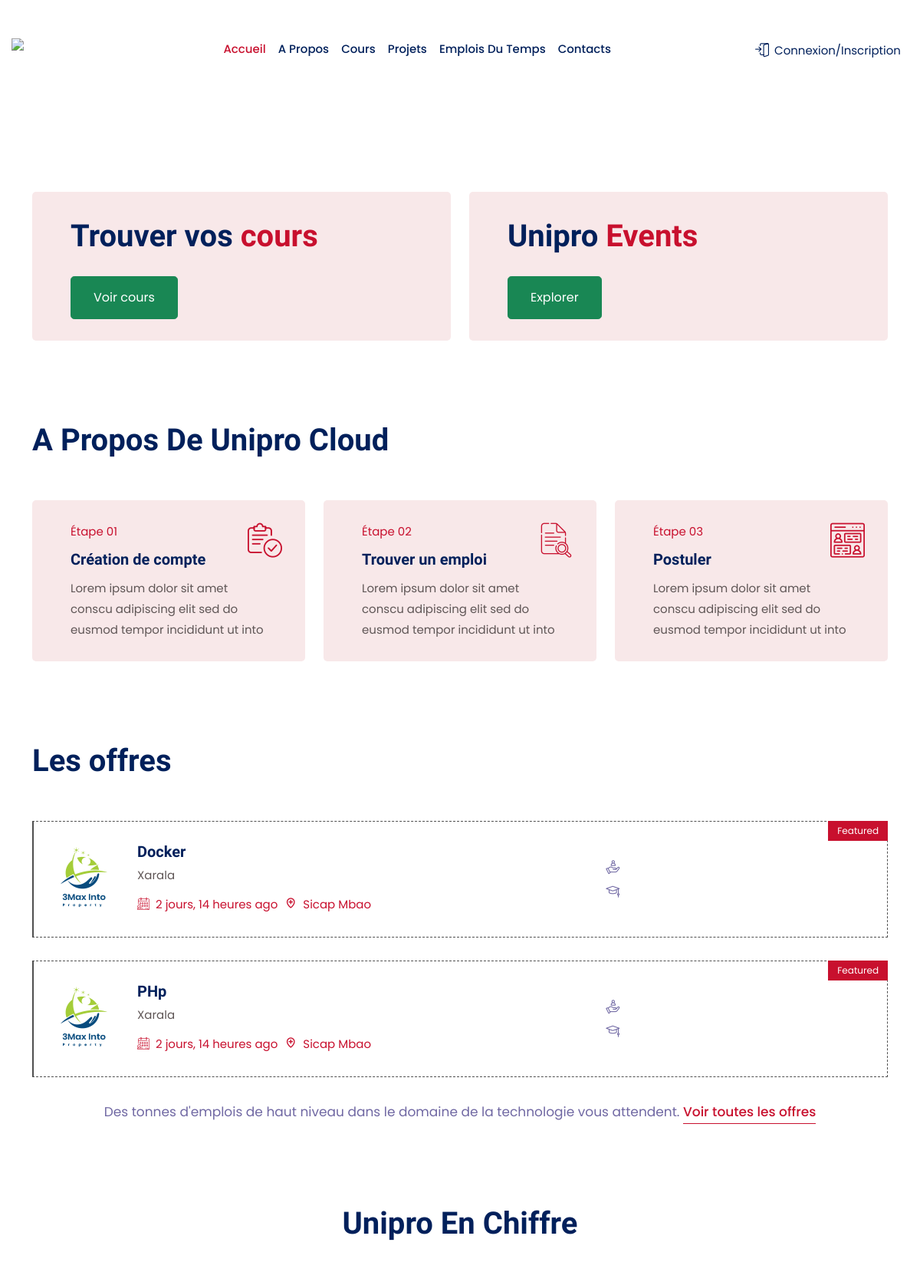
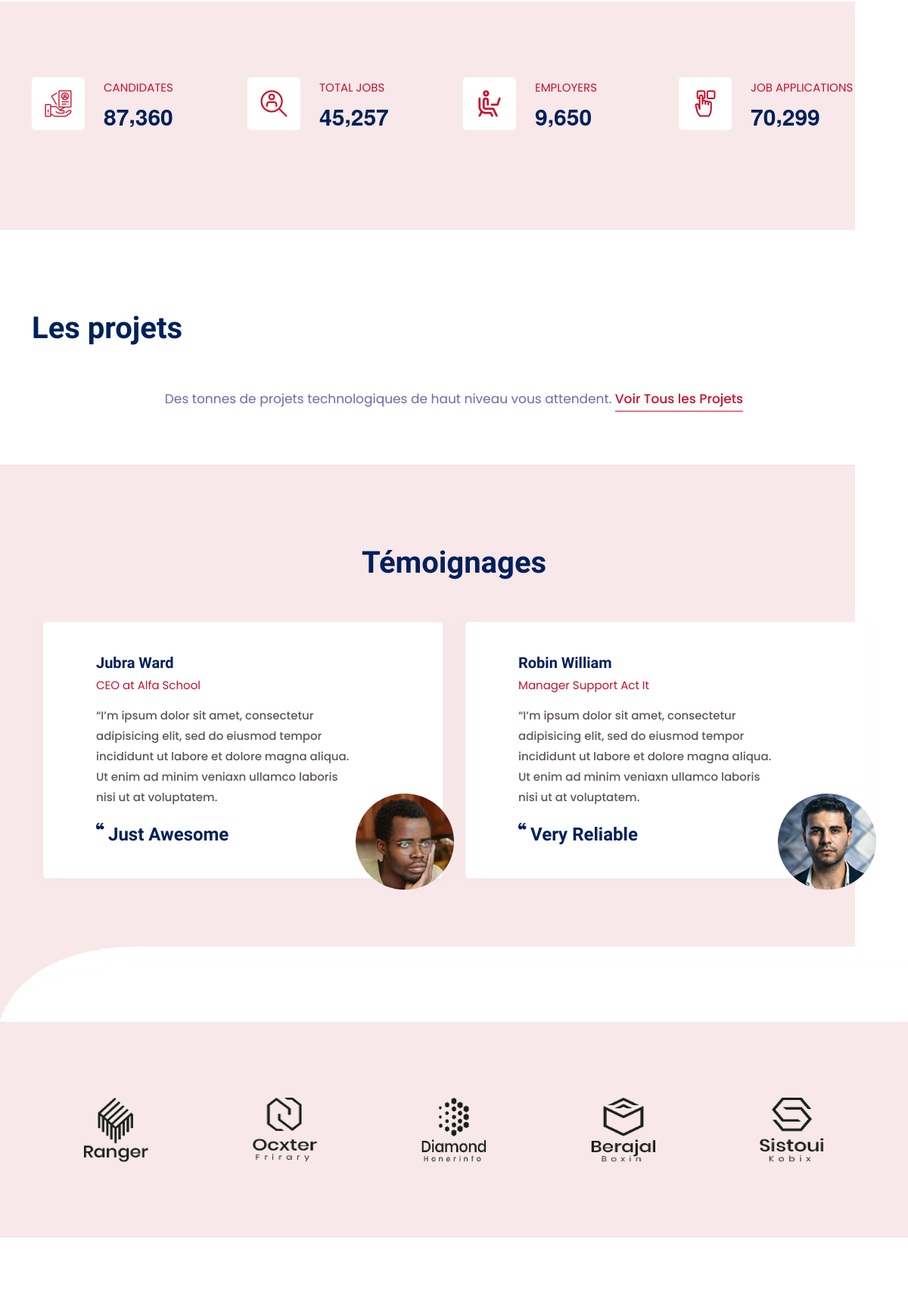
The page / (upper part) on the database its author committed (2 pictures, top to bottom).
### job/models.py (models this page shows, shortened)
class Offer(BaseTimeStampedModel):
    OFFER_CHOICES = (
        ('Examen', 'Examen'),
        ('Devoir', 'Devoir'),
    )
    EDUCATION_CHOICES = (
        ('L1-GI', 'L1-GI'),
        ('L2-GI', 'L2-GI'),
        ('L3-GI', 'L3-GI'),
    )
    user = models.ForeignKey(
        "user.CustomUser",
        limit_choices_to={
            'is_recruiter': True,
            'is_active': True
        },
        on_delete=models.CASCADE
    )
    title = models.CharField(
        verbose_name="Donner un titre",
        max_length=180, null=True
    )
    content = models.TextField(
        verbose_name="donner une description",
        null=True
    )
    document_desc = models.FileField(
        verbose_name="document",
        upload_to="career/",
        **NULL_AND_BLANK
    )
    date_validation = models.DateTimeField(
        verbose_name="Date limite", auto_now=False,
        auto_now_add=False
    )
    offer_type = models.CharField(
        verbose_name="type d'offre",
        choices=OFFER_CHOICES,
        default="Examen",
        max_length=180, null=True
    )
    education_level = models.CharField(
        choices=EDUCATION_CHOICES,
        default="L1-GI",
        verbose_name="Classe",
        max_length=180, null=True
    )
    is_published = models.BooleanField(
        default=False,
        verbose_name="publier"
    )
    slug = models.SlugField(
        unique=True,
        **NULL_AND_BLANK
    )
    class Meta:
        ordering = ["-created"]
        verbose_name_plural = "Offres d'emplois"

### user/models.py (models this page shows, shortened)
class CustomUser(AbstractUser):
    EXPERIENCE_CHOICES = (
        ("-1", "Moins d'une année"),
        ("1-3", "1-3 ans"),
        ("3-5", "3-5 ans"),
        ("5-10", "5-10 ans"),
        ("+10", "Plus de 10 ans"),
    )
    username = None
    email = models.EmailField(unique=True)
    phone = models.CharField(max_length=60, unique=True,
                             **NULL_AND_BLANK,)
    title = models.CharField(max_length=120, **NULL_AND_BLANK)
    address = models.CharField(max_length=120, **NULL_AND_BLANK)
    experience = models.CharField(
        max_length=60, choices=EXPERIENCE_CHOICES, **NULL_AND_BLANK)
    skills = models.ManyToManyField("job.Skills")
    description = models.TextField(
        verbose_name="description",
        max_length=300,
        help_text="Write your biography in 300 words.",
        **NULL_AND_BLANK
    )
    avatar = models.ImageField(
        verbose_name="avatar",
        upload_to="avatars/%Y/%m%d",
        **NULL_AND_BLANK
    )
    resume = models.FileField(
        verbose_name="resume",
        upload_to="cvs/%Y/%m%d",
        **NULL_AND_BLANK
    )
    is_investor = models.BooleanField(
        verbose_name="investor",
        default=False,
        help_text="Are you an investor ?"
    )
    is_project_owner = models.BooleanField(
        verbose_name="project owner",
        default=False,
        help_text="Are you a project owner ?"
    )
    is_job_seeker = models.BooleanField(
        verbose_name="job seeker",
        default=False,
        help_text="Are you a job seeker ?"
    )
    is_recruiter = models.BooleanField(
        verbose_name="company",
        default=False,
        help_text="Are you a company ?"
    )
    company = models.CharField(
        verbose_name="comapny name",
        max_length=180, null=True
    )
    slug = models.SlugField(
        unique=True,
        **NULL_AND_BLANK
    )
    class Meta:
        ordering = ['-date_joined']
    USERNAME_FIELD = "email"
    REQUIRED_FIELDS = []
    objects = CustomUserManager()

### page/views.py (the view)
# urls.py: path("",home,name="home",),
def home(request):
    jobs = Offer.objects.all()
    projects = Project.objects.all()
    return render(request, "index.html", {"jobs": jobs, "projects": projects})

### page/templatetags/page_tags.py (called while the page is built)
@register.simple_tag(takes_context=True)
def current_link_active(context, name):
    if context["request"].resolver_match.url_name == name:
        return "active"
    return ""

### page/templates/index.html (shortened to what this page needs)
{% extends "_base.html" %} {% load static %} {% block content %}
<section id="job" class="employer-area pb-100">
    <div class="container">
        <div class="row align-items-center">
            <div class="col-lg-6 col-md-6 col-sm-12">
                <div class="simple-search-wrap text-left">
                    <div class="hero_item">
                        <h1 class="banner_title mb-4">
                            <span style="color: #00205B;"> Trouver vos </span> <span style="color: #C8102E;"> cours
                            </span>
                        </h1>
                        <div class="btn btn-lg btn-success scrollto">
                            <a href="#offres" class="btn theme-bg btn-md text-white">Voir
                                cours</a>
                        </div>
                    </div>
                </div>
            </div>
            <div class="col-lg-6 col-md-6 col-sm-12">
                <div class="simple-search-wrap text-left">
                    <div class="hero_item">
                        <h1 class="banner_title mb-4">
                            <span style="color: #00205B;"> Unipro </span> <span
                                style="color: #C8102E;"> Events </span>
                        </h1>
                        <div class="btn btn-lg btn-success scrollto">
                            <a href="#projets" class="btn theme-bg btn-md text-white"> Explorer</a>
                        </div>
                    </div>
                </div>
            </div>
        </div>
    </div>
</section>
<section class="work-area pb-70">
    <div class="container">
        <div class="section-title">
            <h2>A Propos De Unipro Cloud </h2>
        </div>
        <div class="row">
            <div class="col-sm-6 col-lg-4">
                <div class="work-item">
                    <i class="flaticon-verify"></i>
                    <span>Étape 01</span>
                    <h3>Création de compte</h3>
                    <p>Lorem ipsum dolor sit amet conscu adipiscing elit sed do eusmod tempor incididunt ut into</p>
                </div>
            </div>
            <div class="col-sm-6 col-lg-4">
                <div class="work-item">
                    <i class="flaticon-file"></i>
                    <span>Étape 02</span>
                    <h3>Trouver un emploi</h3>
                    <p>Lorem ipsum dolor sit amet conscu adipiscing elit sed do eusmod tempor incididunt ut into</p>
                </div>
            </div>
            <div class="col-sm-6 offset-sm-3 offset-lg-0 col-lg-4">
                <div class="work-item">
                    <i class="flaticon-comment"></i>
                    <span>Étape 03</span>
                    <h3>Postuler</h3>
                    <p>Lorem ipsum dolor sit amet conscu adipiscing elit sed do eusmod tempor incididunt ut into</p>
                </div>
            </div>
        </div>
    </div>
</section>
<section class="job-area pb-100" id="offres">
    <div class="container">
        <div class="row align-items-center">
            <div class="col-lg-5">
                <div class="section-title">
                    <h2>Les offres</h2>
                </div>
            </div>
        </div>
        <div id="container" class="row">
            {% for job in jobs %}
            <div class="col-sm-6 col-lg-12 mix n">
                <div class="job-item">
                    <a href="{% url 'job:job-detail' job.slug %}">
                        <div class="feature-top-right">
                            <span>Featured</span>
                        </div>
                        <div class="row align-items-center">
                            <div class="col-lg-8">
                                <div class="job-left">
                                    <img src="{% static 'img/home-one/job1.png' %}" alt="Brand">
                                    <h3>{{ job.title }}</h3>
                                    <p>{{ job.user.company|default_if_none:"Xarala" }}</p>
                                    <ul>
                                        <li>
                                            <i class="flaticon-appointment"></i> {{ job.created|timesince }} ago
                                        </li>
                                        <li>
                                            <i class='bx bx-location-plus'></i>
                                            {{ job.user.address|default_if_none:'Sicap Mbao' }}
                                        </li>
                                    </ul>
                                </div>
                            </div>
                            <div class="col-lg-4">
                                <div class="job-right">
                                    <ul>
                                        <li>
                                            <i class="flaticon-customer"></i> {{ job.job_type.display_choice }}
                                        </li>
                                        <li>
                                            <i class="flaticon-mortarboard"></i>
                                        </li>
                                    </ul>
                                </div>
                            </div>
                        </div>
                    </a>
                </div>
            </div>
            {% endfor %}
        </div>
        <div class="job-browse">
            <p>Des tonnes d'emplois de haut niveau dans le domaine de la technologie vous attendent. <a
                    href="{% url 'job:job-list' %}">Voir toutes les offres</a></p>
        </div>
    </div>
</section>
<section>
    <div class="section-title text-center">
        <h2>Unipro En Chiffre</h2>
    </div>
</section>
<div class="counter-area pt-100">
    <div class="container">
        <div class="row">
            <div class="col-sm-6 col-lg-3">
                <div class="counter-item">
                    <i class="flaticon-hiring"></i>
                    <p>CANDIDATES</p>
                    <h3>
                        <span class="odometer" data-count="87,360">00</span>
                    </h3>
                </div>
            </div>
            <div class="col-sm-6 col-lg-3">
                <div class="counter-item">
                    <i class="flaticon-candidate"></i>
                    <p>TOTAL JOBS</p>
                    <h3>
                        <span class="odometer" data-count="45,257">00</span>
                    </h3>
                </div>
            </div>
            <div class="col-sm-6 col-lg-3">
                <div class="counter-item">
                    <i class="flaticon-working-at-home"></i>
                    <p>EMPLOYERS</p>
                    <h3>
                        <span class="odometer" data-count="9,650">00</span>
                    </h3>
                </div>
            </div>
            <div class="col-sm-6 col-lg-3">
                <div class="counter-item">
                    <i class="flaticon-choice"></i>
                    <p>JOB APPLICATIONS</p>
                    <h3>
                        <span class="odometer" data-count="70,299">00</span>
                    </h3>
                </div>
            </div>
        </div>
    </div>
</div>
<section class="company-area pb-70 pt-100" id="projets">
    <div class="container">
        <div class="row align-items-center">
            <div class="col-lg-5">
                <div class="section-title">
                    <h2>Les projets</h2>
                </div>
            </div>
        </div>
        <div class="job-browse">
            <p>Des tonnes de projets technologiques de haut niveau vous attendent. <a href="projects/">Voir Tous les
                    Projets</a></p>
        </div>
    </div>
</section>
<section class="feedback-area pt-100">
    <div class="feedback-shape">
        <img src="{% static 'img/home-one/banner/shape-bottom.png' %}" alt="Shape">
    </div>
    <div class="container">
        <div class="section-title">
            <h2>Témoignages</h2>
        </div>
        <div class="feedback-slider owl-theme owl-carousel">
            <div class="feedback-item">
                <h3>Jubra Ward</h3>
                <span>CEO at Alfa School</span>
                <p>“I’m ipsum dolor sit amet, consectetur adipisicing elit, sed do eiusmod tempor incididunt ut labore
                    et dolore magna aliqua. Ut enim ad minim veniaxn ullamco laboris nisi ut at voluptatem.</p>
                <h4>
                    <i class="flaticon-left-quote"></i> Just Awesome
                </h4>
                <img src="{% static 'img/home-one/feedback1.jpg' %}" alt="Feedback">
            </div>
            <div class="feedback-item">
                <h3>Robin William</h3>
                <span>Manager Support Act It</span>
                <p>“I’m ipsum dolor sit amet, consectetur adipisicing elit, sed do eiusmod tempor incididunt ut labore
                    et dolore magna aliqua. Ut enim ad minim veniaxn ullamco laboris nisi ut at voluptatem.</p>
                <h4>
                    <i class="flaticon-left-quote"></i> Very Reliable
                </h4>
                <img src="{% static 'img/home-one/feedback2.jpg' %}" alt="Feedback">
            </div>
        </div>
    </div>
</section>
<div class="partner-area pt-100 pb-70">
    <div class="container">
        <div class="partner-slider owl-theme owl-carousel">
            <div class="partner-item">
                <img src="{% static 'img/home-one/partner1.png' %}" alt="Partner">
            </div>
            <div class="partner-item">
                <img src="{% static 'img/home-one/partner2.png' %}" alt="Partner">
            </div>
            <div class="partner-item">
                <img src="{% static 'img/home-one/partner3.png' %}" alt="Partner">
            </div>
            <div class="partner-item">
                <img src="{% static 'img/home-one/partner4.png' %}" alt="Partner">
            </div>
            <div class="partner-item">
                <img src="{% static 'img/home-one/partner5.png' %}" alt="Partner">
            </div>
        </div>
    </div>
</div>
{% endblock content %}

### ambenatna/static/css/meanmenu.css (style rules this page uses)
body { font-family: oswald, sans-serif; padding: 0; margin: 0; font-size: 15px; background-color: #f1f1f1 }

### rows shown on the page
Offer: title "Docker", user.company "Xarala", created "2 jours, 14 heures", user.address "Sicap Mbao"
Offer: title "PHp", user.company "Xarala", created "2 jours, 14 heures", user.address "Sicap Mbao"
